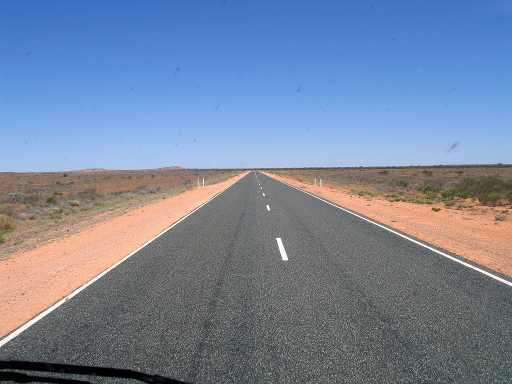
#> input picture hw2/data/img02.jpg, 512 x 384 px; its folder holds only this picture in this run
$ python 201617192-hyungwookchoi-HW2.py
#> lines starting #> are read from the running program, lines starting #| are printed output that depends on the picture; after the words box and inside, x2 and y2 are one past the last pixel; in counts of white or black regions, pixels touching at a corner belong together
import math
import glob
import numpy as np
from PIL import Image, ImageDraw
import os
from matplotlib import pyplot as plt
import cv2

# parameters

datadir = "./data"
resultdir = "./results"
# you can calibrate these parameters (data dependent)
sigma = 9
highThreshold = 0.33
lowThreshold = 0.1
rhoRes = 1
thetaRes = math.pi / 180
nLines = 20


def replication_padding(Igs, size):
    x, y = size
    x_pad_size = x // 2
    y_pad_size = y // 2
    padded_img = np.pad(
        Igs, ((x_pad_size, x_pad_size), (y_pad_size, y_pad_size)), "edge"
    )
    return padded_img


# Igs : grayscale image
# G: convolution filter
# 이미지 가장자리의 boundary we will pad the value of nearest pixel that lies inside the image
def ConvFilter(Igs, G):
    padded_Igs = replication_padding(Igs, G.shape)

    # padded img size
    # pad_img_width, pad_img_height, pad_img_channels = reflected_img.shape
    # G size and padding size
    x_G, y_G = G.shape
    x_pad_size = x_G // 2
    y_pad_size = y_G // 2
    # original image matrix size (x, y, z)
    origin_rows, origin_cols = Igs.shape
    out_matrix = np.zeros((origin_rows, origin_cols))

    # 원래 이미지 기준에서의 픽셀 좌표
    origin_x, origin_y = 0, 0
    tmp_out = []

    while origin_x < origin_rows:
        re_x, re_y = origin_x + x_pad_size, origin_y + y_pad_size
        pix_result = []
        for r in range(-x_pad_size, x_pad_size + 1):
            for c in range(-y_pad_size, y_pad_size + 1):
                pix_result.append(
                    padded_Igs[re_x + r, re_y + c] * G[r + x_pad_size, c + y_pad_size]
                )
        tmp_out.append(sum(pix_result))
        origin_y += 1
        if origin_y >= origin_cols:
            origin_y = 0
            origin_x += 1
            if origin_x == origin_rows:
                out_matrix = np.array(tmp_out).reshape(origin_rows, origin_cols)

    return out_matrix  # Igs와 사이즈 동일


def gaussian_filter(input_image, size, sigmax, sigmay):
    def gaussian_kernel_1d(sig, f_size):
        domain = range(-(f_size // 2), f_size // 2 + 1)
        gaussian_kernel = [
            (np.exp(-((x ** 2) / (2.0 * sig ** 2))) / (sig * math.sqrt(2.0 * np.pi)))
            for x in domain
        ]
        total_sum = np.sum(gaussian_kernel)
        return gaussian_kernel / total_sum

    # Your code
    # padded_img = reflect_padding(input_image, size)
    x_filter_size, y_filter_size = size
    x_kernel = np.array(gaussian_kernel_1d(sigmax, x_filter_size)).reshape(
        x_filter_size, 1
    )
    y_kernel = np.array(gaussian_kernel_1d(sigmay, y_filter_size)).reshape(
        1, y_filter_size
    )

    gaussian_kernel_2D = np.dot(x_kernel, y_kernel)

    result = ConvFilter(input_image, gaussian_kernel_2D)
    return result


def sobel_filter(input_image):
    sobel_x = np.array([[-1, 0, 1], [-2, 0, 2], [-1, 0, 1]])
    sobel_y = np.array([[1, 2, 1], [0, 0, 0], [-1, -2, -1]])
    Sx = ConvFilter(input_image, sobel_x)
    Sy = ConvFilter(input_image, sobel_y)

    return Sx, Sy


def non_maximal_suppression(magnitude, angle):
    R, C = magnitude.shape

    suppressed_img = np.zeros((R, C), np.float64)

    for r in range(1, R - 1):
        for c in range(1, C - 1):
            # 각도를 0~180도로 만들어줌. 직선의 성질 이용.
            pix_angle = angle[r, c] if angle[r, c] > 0 else angle[r, c] + 1
            # 비교에 사용될 변수 선언
            i = 1.0
            j = 1.0
            # x 축 기준
            if (0 <= pix_angle < 1 / 8) or (7 / 8 <= pix_angle <= 1):
                i = magnitude[r, c - 1]
                j = magnitude[r, c + 1]

            elif 1 / 8 <= pix_angle < 3 / 8:
                i = magnitude[r + 1, c - 1]
                j = magnitude[r - 1, c + 1]
            elif 3 / 8 <= pix_angle < 5 / 8:
                i = magnitude[r - 1, c]
                j = magnitude[r + 1, c]
            elif 5 / 8 <= pix_angle < 7 / 8:
                i = magnitude[r - 1, c - 1]
                j = magnitude[r + 1, c + 1]

            if i < magnitude[r, c] and j < magnitude[r, c]:
                suppressed_img[r, c] = magnitude[r, c]
            else:
                suppressed_img[r, c] = 0
    return suppressed_img


def double_threshold(img, high_T, low_T):
    high = img.max() * high_T
    low = high * low_T

    def edge_tracking(img):
        R, C = img.shape
        for r in range(1, R):
            for c in range(1, C):
                if img[r, c] == (0.1):
                    around_pix = img[r - 1 : r + 2, c - 1 : c + 2]
                    if np.float64(1) in around_pix:
                        img[r, c] = 1.0
                    else:
                        img[r, c] = 0
        return img

    s_r, s_c = np.where(img >= high)
    w_r, w_c = np.where((low <= img) & (img < high))
    filtered_img = np.zeros(img.shape, np.float64)
    filtered_img[s_r, s_c] = 1.0
    filtered_img[w_r, w_c] = 0.1
    filtered_img = edge_tracking(filtered_img)
    return filtered_img


def EdgeDetection(Igs, sigma, highThreshold, lowThreshold):
    # TODO ...
    g_size = (5, 5)
    gaussian_smoothed_img = gaussian_filter(
        Igs,
        g_size,
        sigma,
        sigma,
    )
    Ix, Iy = sobel_filter(gaussian_smoothed_img)
    Im = np.hypot(Ix, Iy)

    # Io range(-pi, pi)
    Io = np.arctan2(Iy, Ix)

    Io_div_pi = Io / np.pi

    suppressed_img = non_maximal_suppression(Im, Io_div_pi)
    Im = double_threshold(suppressed_img, highThreshold, lowThreshold)
    return Im, Io, Ix, Iy


"""
H is the Hough transform accumulator that contains the number of ‘votes’ for all the possible lines passing through the image.
Im: edge magnitude
rhoRes: 허프 스페이스 y축 확대 비율
thetaRes: x축 확대 비율
"""


def HoughTransform(Im, rhoRes, thetaRes):
    # 세타 축에 해당
    space_theta = np.deg2rad(np.linspace(-90, 90, num=int(math.pi // thetaRes) + 1))

    R, C = Im.shape

    # x,y 좌표에 따라 rho가 가질 수 있는 가장 큰 값. 사진의 대각선에 해당.
    r_max = int(math.sqrt(R ** 2 + C ** 2))

    # 좌표계 선언 (y축, 즉 rho의 최댓값을 확대율로 나눈의 2배(음수인 값을 모두 양수로, x축: 2pi를 세타의 확대율로 나눈 값 ))
    # 여기서 x축 y축은 출력될 그림을 기준으로 함.
    H = np.zeros((2 * r_max // rhoRes, len(space_theta)), dtype=np.uint64)

    for x in range(C):
        for y in range(R):
            if Im[y, x] != 0:
                for i, theta in enumerate(space_theta):
                    # rho 수식에 맞게 계산 후, 양의 방향으로 최댓값만큼 평행 이동(사진에 표현하기 위해), 그 후 확대율로 나눠서 좌표계에 맞는 rho좌표 구하기
                    r = round(x * np.cos(theta) + y * np.sin(theta)) + r_max
                    # 이미지 상에서 x, y축을 맞추기 위해 H[rho(y축), theta(x축)]에 VOTE를 count 함.
                    H[r // rhoRes, i] += 1

    return H


def HoughLines(H, rhoRes, thetaRes, nLines, img_size):
    # reference: https://gist.github.com/ri-sh/45cb32dd5c1485e273ab81468e531f09

    copy_of_H = np.copy(H)
    img_R, img_C = img_size
    rho_arr = []
    theta_arr = []
    R, C = H.shape
    nh_size_x, nh_size_y = int(30), int(30)

    for _ in range(nLines):
        index_of_max = np.argmax(copy_of_H)
        y_idx, x_idx = np.unravel_index(index_of_max, (R, C))
        theta_arr.append(x_idx)
        rho_arr.append(y_idx)
        # if x_idx is too close to the edges choose appropriate values
        if (x_idx - nh_size_x / 2) < 0:
            min_x = 0
        else:
            min_x = x_idx - (nh_size_x / 2)
        if x_idx + nh_size_x / 2 + 1 > C:
            max_x = C
        else:
            max_x = x_idx + nh_size_x / 2 + 1

        if (y_idx - nh_size_y / 2) < 0:
            min_y = 0
        else:
            min_y = y_idx - (nh_size_y / 2)
        if y_idx + nh_size_y / 2 + 1 > R:
            max_y = R
        else:
            max_y = y_idx + nh_size_y / 2 + 1

        # bound each index by the neighborhood size and set all values to 0
        for x in range(int(np.ceil(min_x)), int(max_x)):
            for y in range(int(np.ceil(min_y)), int(max_y)):
                # remove neighborhoods in copy_of_H
                copy_of_H[y, x] = 0

    lTheta = np.array(theta_arr)

    # restore integer level to radian(  90 deg shifted) and rad to deg
    # 음이 아닌 정수로 표현되는 좌표값을 라디안으로 변환 후, 90도 평행 이동 했던 것을 빼준다.
    lTheta = lTheta * thetaRes / (math.pi / 180) - 90
    diag = int(np.ceil(math.sqrt(img_R ** 2 + img_C ** 2)))
    lRho = np.array([rho * rhoRes - diag for rho in rho_arr])
    return lRho, lTheta


def HoughLineSegments(lRho, lTheta, Im):
    # TODO ...
    l = 0
    return l


def main():
    global filename

    if not os.path.exists(resultdir):
        os.makedirs(resultdir)
    # read images
    for img_path in glob.glob(datadir + "/*.jpg"):
        filename = img_path.split("/")[-1][0:-4]

        # load grayscale image
        img = Image.open(img_path).convert("L")

        Igs = np.array(img)
        Igs = Igs / 255.0

        # Hough function
        Im, Io, Ix, Iy = EdgeDetection(
            Igs,
            sigma,
            highThreshold,
            lowThreshold,
        )
#> after the loop in ConvFilter, `while origin_x < origin_rows:`:
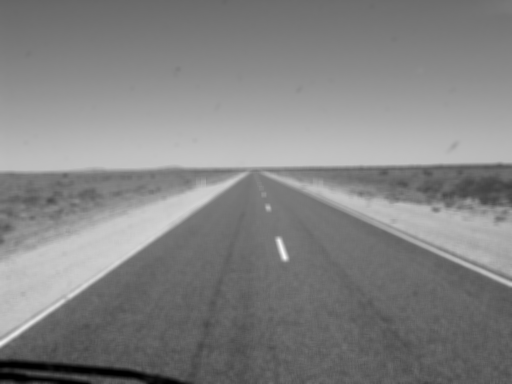
#> out_matrix: shape (384, 512) float64; min 0.000627, max 0.972, mean 0.516
#> after the loop in ConvFilter, `while origin_x < origin_rows:`: origin_x = 384; origin_y = 0; tmp_out = 196608 items
#> after the loop in ConvFilter (call 2), `while origin_x < origin_rows:`:
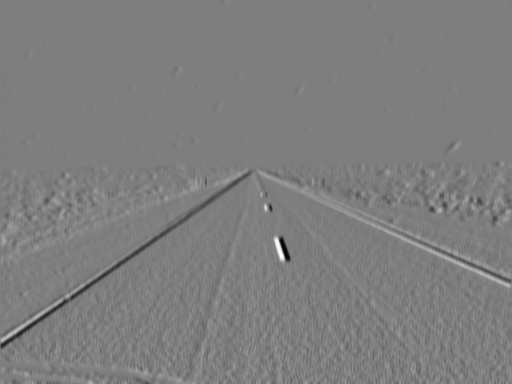
#> out_matrix: shape (384, 512) float64; min -0.847, max 0.863, mean -0.000628; drawn with min black and max white
#> after the loop in ConvFilter (call 2), `while origin_x < origin_rows:`: origin_x = 384; origin_y = 0
#> after the loop in ConvFilter (call 3), `while origin_x < origin_rows:`:
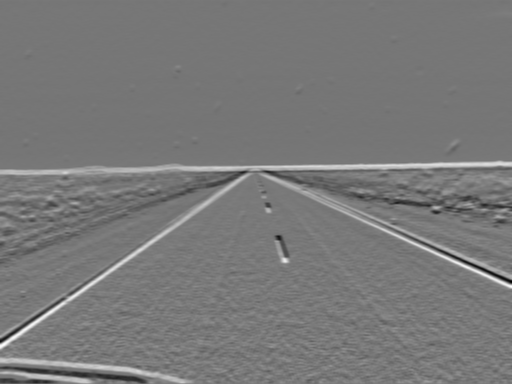
#> out_matrix: shape (384, 512) float64; min -0.85, max 0.944, mean 0.00291; drawn with min black and max white
#> after the loop in ConvFilter (call 3), `while origin_x < origin_rows:`: origin_x = 384; origin_y = 0
#> after the loop in non_maximal_suppression, `for r in range(1, R - 1):`:
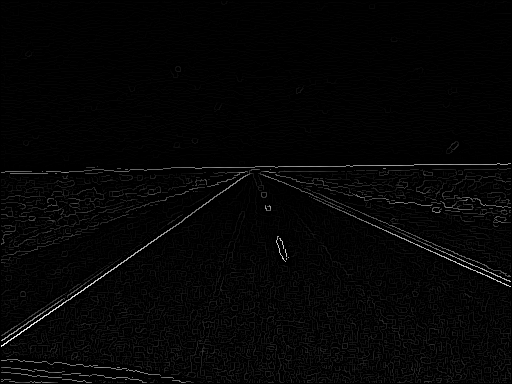
#> suppressed_img: shape (384, 512) float64; min 0, max 1.12, mean 0.0228; drawn with min black and max white
#> in double_threshold, `high = img.max() * high_T`: high = 0.37
#> in double_threshold, `low = high * low_T`: low = 0.037
#> in double_threshold, `s_r, s_c = np.where(img >= high)`: s_r = 2388 values from 163 to 382; s_c = 2388 values, max 510 at index 5, min 1 at index 490, mean 233
#> in EdgeDetection, `Im = double_threshold(suppressed_img, highThreshold, lowThreshold)`: Im: shape (384, 512) float64; values 0 (black) and 1 (white), 1.4% white in thin lines or dots, all inside (x1, y1, x2, y2) = (1, 163, 511, 383)
        R, C = Im.shape
#> R = 384; C = 512

        H = HoughTransform(Im, rhoRes, thetaRes)
#> after the loop in HoughTransform, `for x in range(C):`:
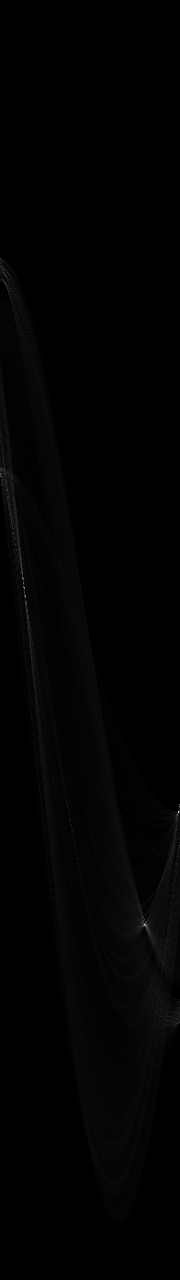
#> H: shape (1280, 180) uint64; min 0, max 220, mean 2.2
        img_H = Image.fromarray(np.uint8(H), "L")
        img_H.save(os.path.join(resultdir, f"{filename}_H.jpg"))

        lRho, lTheta = HoughLines(H, rhoRes, thetaRes, nLines, (R, C))
#> the loop in HoughLines, `for _ in range(nLines):` made 20 passes
#> (index_of_max, y_idx, x_idx, min_x, max_x, min_y, max_y) on passes 1, 3: (166464, 924, 144, 129, 160, 909, 940), (105684, 587, 24, 9, 40, 572, 603)
#> (index_of_max, y_idx, x_idx, max_x, min_y, max_y) on passes 4 to 5: (85320, 474, 0, 16, 459, 490), (50945, 283, 5, 21, 268, 299)
#> after the loop in HoughLines, `for _ in range(nLines):`:
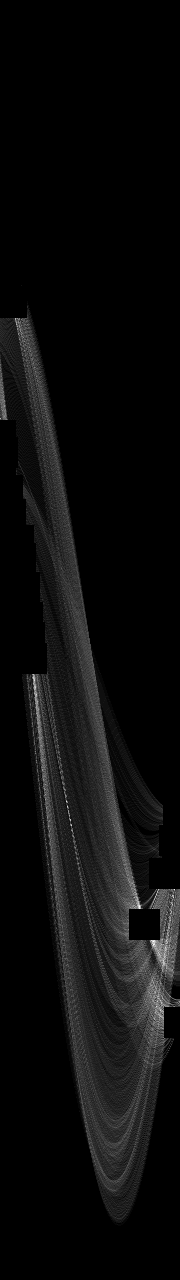
#> copy_of_H: shape (1280, 180) uint64; 4.57% of pixels changed, all inside (x1, y1, x2, y2) = (0, 258, 180, 1038); drawn with min black and max white
        image_to_save = Image.fromarray(np.uint8(Im * 255), "L")
        image_to_save.save(os.path.join(resultdir, f"{filename}_Im.jpg"))

        # 원본 이미지
        rgb_img = Image.open(img_path).convert("RGB")
#> rgb_img is the input picture: PIL image 512x384 RGB; mean R, G, B 118.6, 133.1, 156.5
        draw = ImageDraw.Draw(rgb_img)

        # 원본 이미지에 허프라인 그리기
        for n in range(nLines):
            deg_theta = np.deg2rad(lTheta)
            cos_t = np.cos(deg_theta)
            sin_t = np.sin(deg_theta)

            origin_rho = lRho[n]
            # hor
            if lTheta[n] == 0:
                y = round((origin_rho))
                draw.line((0, y, C - 1, y), fill="red")
            else:
                # 사진 왼쪽 y축과 만나는 경우
                x1 = 0
                y1 = round((origin_rho) / sin_t[n])
                # 사진 우측의 축과 만나는 경우
                x2 = C - 1
                y2 = round((origin_rho - x2 * cos_t[n]) / sin_t[n])
                draw.line((x1, y1, x2, y2), fill="red")

        rgb_img.show()
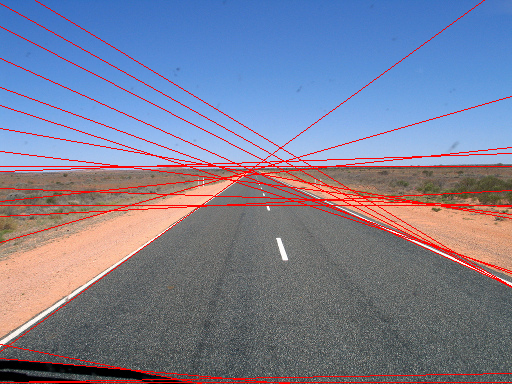
#> shown: PIL image 512x384 RGB; mean R, G, B 124.1, 126.6, 149.5
        rgb_img.save(os.path.join(resultdir, f"{filename}_HoughLines.jpg"))

        l = HoughLineSegments(lRho, lTheta, Im)

        # saves the outputs to files
        # Im, H, Im + hough line , Im + hough line segments


if __name__ == "__main__":
    main()
